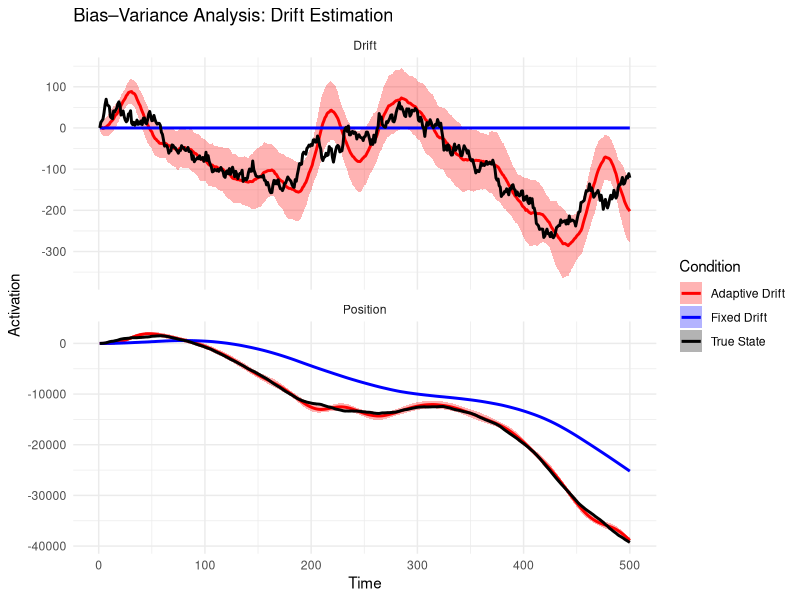

Generate this figure with R:
### LOAD LIBRARIES
library(ggplot2)
library(MASS)
library(dplyr)
library(tidyr)
library(gridExtra)

### HELPER FUNCTIONS

# Simulation update for drift estimation
simulate_network_kalman <- function(n_timepoints, initial_state, input_signals, 
                                    F, arousal, W_ff, H) {
  # F: state-transition matrix used for prediction
  # H: observation matrix that extracts position
  # W_ff: 2x1 feedforward weight vector (applied elementwise to the prediction error)
  # Arousal scales the feedforward correction
  state_history <- matrix(NA, nrow = n_timepoints, ncol = length(initial_state))
  state <- initial_state
  for (t in 1:n_timepoints) {
    s_pred <- F %*% state                  # Predict next state
    z_t <- input_signals[t, ]              # 1D observation (position)
    e_t <- z_t - H %*% s_pred              # Prediction error
    correction <- arousal * (W_ff * as.numeric(e_t))  # Correction
    state <- s_pred + correction           # Update state
    state_history[t, ] <- state
  }
  return(state_history)
}

# Generate fixed true state trajectory
generate_correct_states <- function(n_timepoints, F, initial_state, process_noise_cov) {
  true_states <- matrix(nrow = n_timepoints, ncol = length(initial_state))
  true_states[1, ] <- initial_state
  for (t in 2:n_timepoints) {
    true_states[t, ] <- mvrnorm(n = 1, 
                                mu = F %*% true_states[t - 1, ], 
                                Sigma = process_noise_cov)
  }
  return(true_states)
}

# Generate 1D input signals from true state (using only the position)
generate_input_signals_1d <- function(true_states, measurement_noise_sd) {
  n_timepoints <- nrow(true_states)
  input <- numeric(n_timepoints)
  for (t in 1:n_timepoints) {
    input[t] <- rnorm(1, mean = true_states[t, 1], sd = measurement_noise_sd)
  }
  return(matrix(input, ncol = 1))
}

# Bias–variance simulation function for drift estimation that records both Position and Drift
simulate_bias_variance_drift_est2 <- function(n_timepoints, n_runs_bias, F, true_states,
                                              measurement_noise_sd,
                                              network_initial, network_F, arousal,
                                              W_ff, H) {
  bias_results <- list()
  for (r in 1:n_runs_bias) {
    input_signals <- generate_input_signals_1d(true_states, measurement_noise_sd)
    activity_history <- simulate_network_kalman(n_timepoints, network_initial, 
                                                input_signals, network_F, arousal, W_ff, H)
    bias_results[[r]] <- data.frame(Timepoint = 1:n_timepoints,
                                    Position = activity_history[, 1],
                                    Drift = activity_history[, 2])
    if (r %% max(1, round(n_runs_bias / 10)) == 0) {
      cat(sprintf("Arousal = %.3f: Completed run %d of %d\n", arousal, r, n_runs_bias))
    }
  }
  combined_df <- do.call(rbind, bias_results)
  
  # Summarize the Position component
  summary_position <- combined_df %>%
    group_by(Timepoint) %>%
    summarize(Mean = mean(Position),
              SD = sd(Position),
              .groups = "drop")
  summary_position$Component <- "Position"
  
  # Summarize the Drift component
  summary_drift <- combined_df %>%
    group_by(Timepoint) %>%
    summarize(Mean = mean(Drift),
              SD = sd(Drift),
              .groups = "drop")
  summary_drift$Component <- "Drift"
  
  summary_df <- rbind(summary_position, summary_drift)
  summary_df$arousal <- arousal
  return(list(summary = summary_df, true_states = true_states))
}

### PARAMETERS FOR DRIFT ESTIMATION BIAS–VARIANCE ANALYSIS

n_timepoints <- 500
n_runs_bias <- 50

# True process: drift diffusion state-transition matrix F
F <- matrix(c(1, 1, 0, 1), nrow = 2, byrow = TRUE)

# True process initial state: drift = 0
drift_value <- 0
initial_true_state <- c(0, drift_value)

# Process noise covariance (diagonal) applied to both components
selected_volatility <- 100
process_noise_cov <- matrix(c(selected_volatility, 0, 0, selected_volatility), nrow = 2)

# Measurement noise for 1D input
measurement_noise_sd <- 1000

# Define feedforward weight vectors:
# Adaptive condition: use nonzero gain for drift correction
W_ff_adaptive <- matrix(c(1, 1), nrow = 2, ncol = 1)
# Fixed condition: ignore drift (feed 0 for drift correction).
W_ff_fixed    <- matrix(c(1, 0), nrow = 2, ncol = 1)

# Observation matrix H (1x2) that extracts position
H <- matrix(c(1, 0), nrow = 1)

# Network initial state (for both conditions): start at [0, 0]
network_initial <- c(0, 0)

# Define network internal models:
# Adaptive condition: network's internal model equals F
network_F_adaptive <- F
# Fixed condition: force drift to remain 0 by using a model that ignores the off-diagonal (drift) term
network_F_fixed <- matrix(c(1, 0, 0, 1), nrow = 2, byrow = TRUE)

# Choose arousal value
arousal_value <- .01

set.seed(42)

# Generate one fixed true state trajectory using the true process F
true_states <- generate_correct_states(n_timepoints, F, initial_true_state, process_noise_cov)

### RUN SIMULATIONS

# Condition A: Adaptive Drift Estimation
adaptive_results <- simulate_bias_variance_drift_est2(n_timepoints, n_runs_bias, F, true_states,
                                                      measurement_noise_sd,
                                                      network_initial, network_F_adaptive,
                                                      arousal_value, W_ff_adaptive, H)
adaptive_results$summary$Condition <- "Adaptive Drift"

# Condition B: Fixed Drift (Network ignores drift; drift remains 0)
fixed_results <- simulate_bias_variance_drift_est2(n_timepoints, n_runs_bias, F, true_states,
                                                   measurement_noise_sd,
                                                   network_initial, network_F_fixed,
                                                   arousal_value, W_ff_fixed, H)
fixed_results$summary$Condition <- "Fixed Drift"

# Combine simulation summaries
bias_plot_data <- rbind(adaptive_results$summary, fixed_results$summary)

# Create true state data frames for both Position and Drift
true_state_df_position <- data.frame(
  Timepoint = 1:n_timepoints,
  Mean = true_states[, 1],
  SD = 0,
  Component = "Position",
  Condition = "True State"
)
true_state_df_drift <- data.frame(
  Timepoint = 1:n_timepoints,
  Mean = true_states[, 2],
  SD = 0,
  Component = "Drift",
  Condition = "True State"
)
true_state_df <- rbind(true_state_df_position, true_state_df_drift)

true_state_df$arousal <- NA
true_state_df <- true_state_df[, c("Timepoint", "Mean", "SD", "Component", "arousal", "Condition")]

# Combine simulation data with true state
plot_data_all <- rbind(bias_plot_data, true_state_df)

### PLOTTING

p_bias_drift_est <- ggplot(plot_data_all, aes(x = Timepoint, y = Mean, color = Condition, fill = Condition)) +
  geom_ribbon(aes(ymin = Mean - SD, ymax = Mean + SD), alpha = 0.3, color = NA) +
  geom_line(size = 1) +
  facet_wrap(~ Component, scales = "free_y", ncol = 1) +
  labs(title = "Bias–Variance Analysis: Drift Estimation",
       x = "Time", y = "Activation",
       color = "Condition", fill = "Condition") +
  scale_color_manual(values = c("Adaptive Drift" = "red",
                                "Fixed Drift" = "blue",
                                "True State" = "black")) +
  scale_fill_manual(values = c("Adaptive Drift" = "red",
                               "Fixed Drift" = "blue",
                               "True State" = "black")) +
  theme_minimal()

print(p_bias_drift_est)

